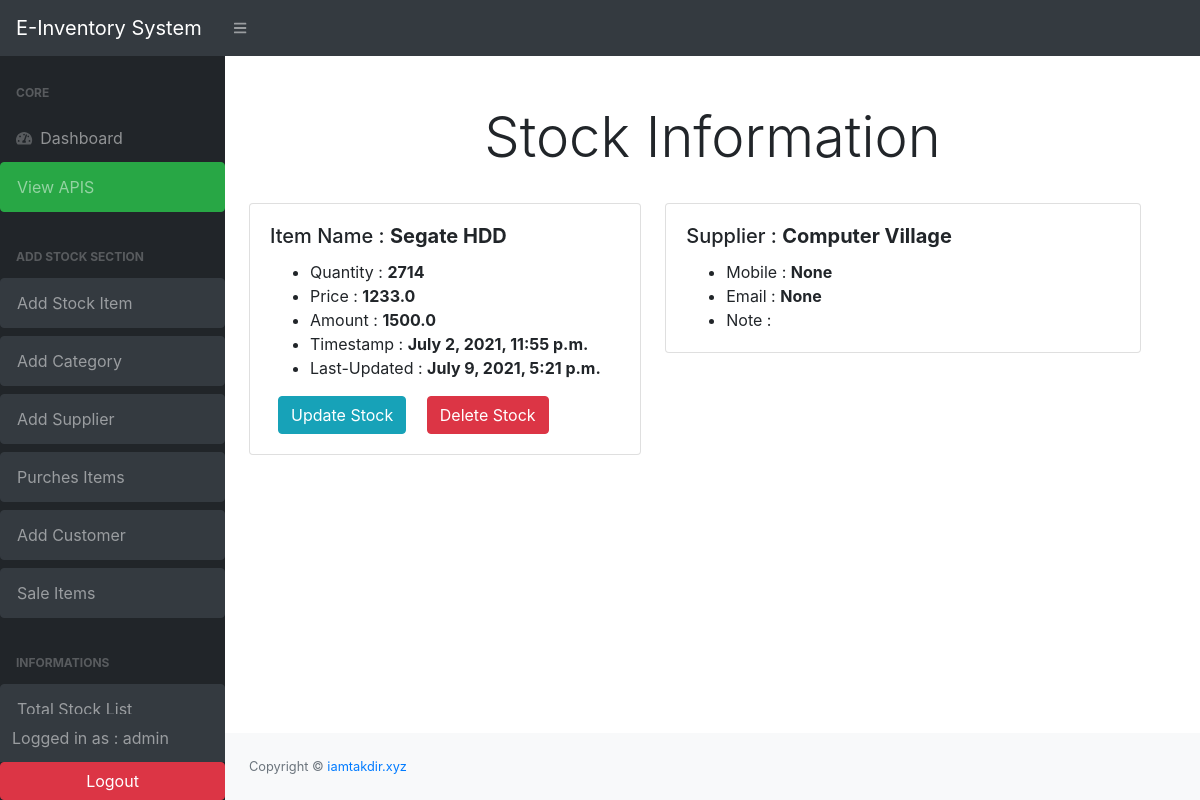
Page /stock_details/2/ (signed in) on the earlier database version.
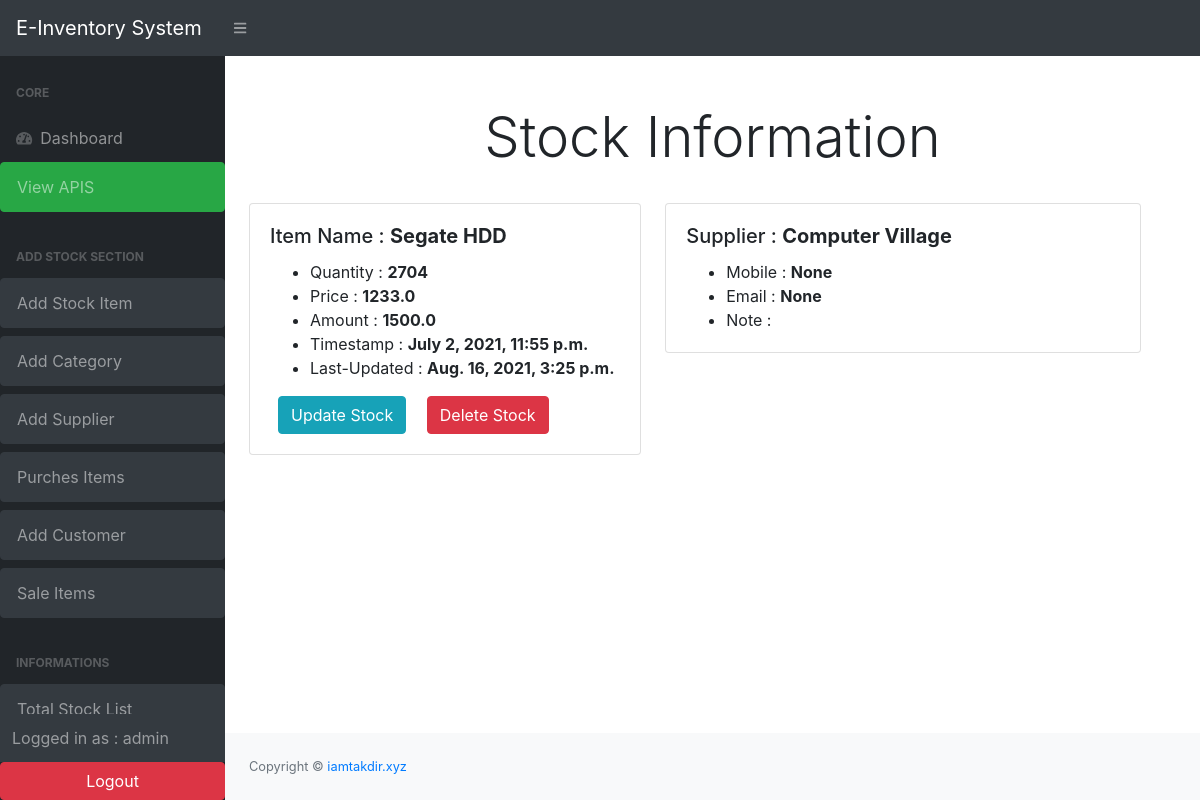
Same page on the later database version.
### stock/models.py (models this page shows, shortened)
class Stock( models.Model):
    id = models.AutoField(primary_key=True)
    category =models.ForeignKey(Category, on_delete=models.SET_NULL, null=True,blank=True)
    item_name = models.CharField(max_length=200, null=True)
    quantity = models.IntegerField(default=0)
    price = models.FloatField(null=True, blank=True,default= 0)
    amount = models.FloatField(null=True, blank=True,default= 0)
    supplier= models.ForeignKey(Supplier, on_delete=models.SET_NULL, null=True,blank=True)
    last_updated=models.DateTimeField(auto_now_add=False,auto_now=True)
    timestamp= models.DateTimeField(auto_now_add=True,auto_now=False,)
    is_deleted = models.BooleanField(default=False)

class Supplier (models.Model):
    sup_name = models.CharField(max_length=200, null=True,)
    sup_mobile = models.CharField(max_length=200, null=True, blank=True)
    sup_email = models.CharField(max_length=200, null=True, blank=True)
    sup_note = models.TextField(blank=True, null=True)

### stock/views.py (the view)
# urls.py: path('stock_details/<str:pk>/', views.stock_details, name="stock_details"),
@login_required(login_url='user_login')
def stock_details (request, pk):
    item = Stock.objects.get(id=pk)
    print (item.supplier.sup_mobile)
    context={
        'item':item
    }
    return render (request, 'stock/stock_details.html',context)

### stock/templates/stock/stock_details.html
{%extends 'base.html' %}
{% load crispy_forms_tags %}
{% block content %}
<div class="text-center mb-4 mt-4">
    <h2 class="display-4 mt-4"> Stock Information </h2>
</div>
<div class="row">
    <div class="col-sm-5 ml-4 ">
        <div class="card">
            <div class="card-body">
                <h5 class="card-title"> Item Name : <strong>{{item.item_name}} </strong></h5>
                <ul class="card-text">
                    <li>Quantity : <strong>{{item.quantity}}</strong></li>
                    <li>Price : <strong>{{item.price}}</strong></li>
                    <li>Amount : <strong>{{item.amount}}</strong></li>
                    <li>Timestamp : <strong>{{item.timestamp}}</strong></li>
                    <li>Last-Updated : <strong>{{item.last_updated}}</strong></li>
                </ul>
                <a href="{% url 'update_stock' item.id %}" class="btn btn-info ml-2">Update Stock</a>
                <a href="{% url 'delete_stock' item.id %}" class="btn btn-danger ml-3">Delete Stock</a>
            </div>
        </div>
    </div>
    <div class="col-sm-6">
        <div class="card">
            <div class="card-body">
                <h5 class="card-title"> Supplier : <strong>{{item.supplier.sup_name}} </strong></h5>
                <ul class="card-text">
                    <li>Mobile : <strong>{{item.supplier.sup_mobile}}</strong></li>
                    <li>Email : <strong>{{item.supplier.sup_email}}</strong></li>
                    <li>Note : <strong>{{item.supplier.sup_note}}</strong></li>
                </ul>
            </div>
        </div>
    </div>
</div>
{% endblock %}

Differences in the rows shown:
changed Stock "Segate HDD": quantity "2714" → "2704"; last_updated "July 9, 2021, 5:21 p.m." → "Aug. 16, 2021, 3:25 p.m."
